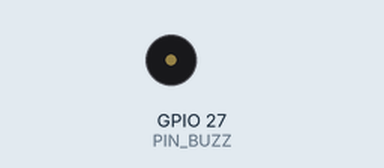
Bench run of a sketch on a simulated ESP32-S3. Parts: buzzer (waves = sounding).

Above: at 0.2 s.
Timing chart, 0 to 1.7 s (numbered marks = the images above):
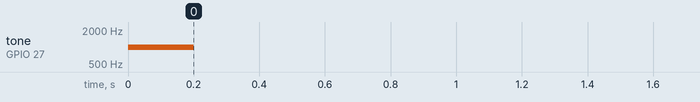

The sketch:

Buzzer_test.ino
```cpp
/* Buzzer test for LaskaKit RoboBoard ESP32 V2
 * ESP32-S3-DEVKit just changing LED color
 *
 * Board:   LaskaKit RoboBoard ESP32 V2   https://www.laskakit.cz/laskakit-roboboard-esp32/
 *
 *
 * Email:podpora@laskakit.cz
 * Web:laskakit.cz
 */

#define PIN_BUZZ 27

void setup() {
  tone(PIN_BUZZ, 1000, 200);
}

void loop() {

}
```

Measured:
- by itself, tone on GPIO 27 (PIN_BUZZ): silent → 1000 Hz at 0.00 s, → silent 0.20 s later
